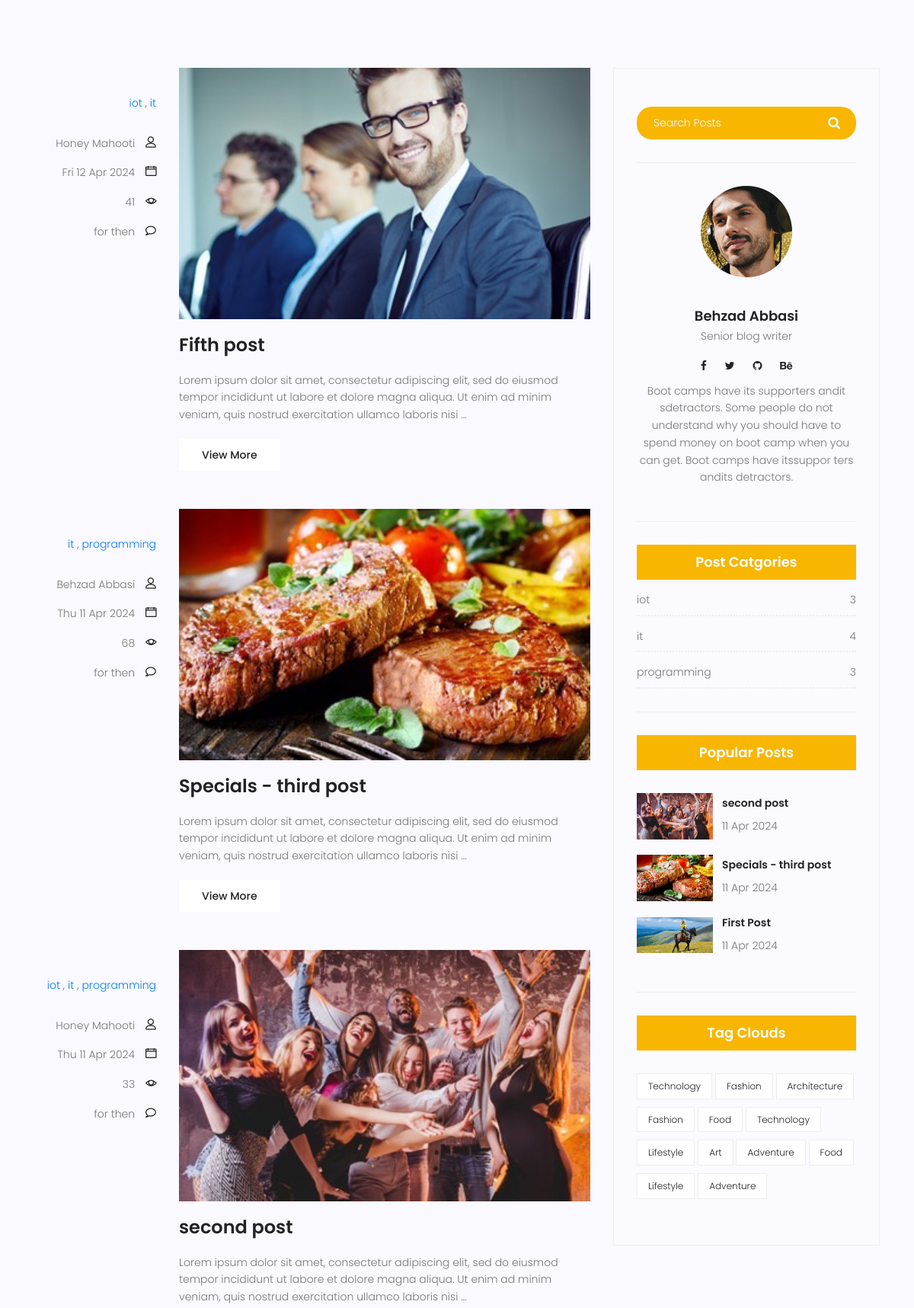
Page /blog/ (middle part) on the earlier database version.
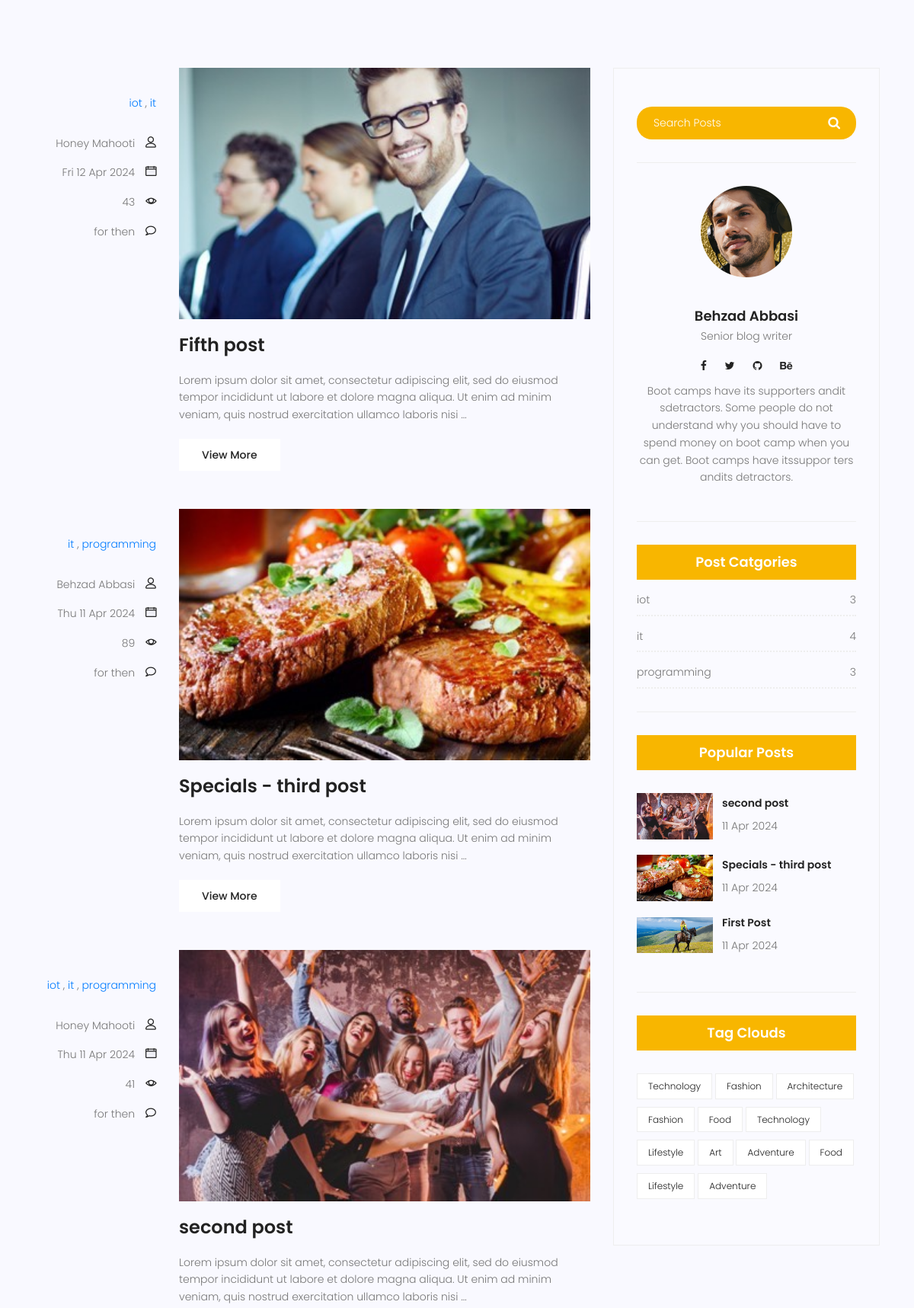
Same page on the later database version.
### blog/models.py (models this page shows, shortened)
class Category(models.Model):
    name  = models.CharField(max_length=255)
    def __str__(self):
        return self.name

class Post(models.Model):
    image = models.ImageField(upload_to='blog/', default='blog/default.jpg')
    author = models.ForeignKey(User, on_delete=models.SET_NULL, null=True)
    title = models.CharField(max_length=255)
    content = models.TextField()
    category= models.ManyToManyField(Category)
    counted_view=models.IntegerField(default=0) #(default = 0)
    status=models.BooleanField(default=False)
    published_date = models.DateTimeField(null=True)
    created_date = models.DateTimeField(auto_now_add=True)
    updated_date = models.DateTimeField(auto_now=True)
    class Meta:
        ordering=['-created_date']
        verbose_name='پست'
        verbose_name_plural='پست ها'

### blog/views.py (the view)
# urls.py: path('',blog_view, name='index'),
def blog_view(request, cat_name=None, author_username=None):
    current_time = timezone.now()
    posts = Post.objects.filter(status =1 ,published_date__lte=current_time)
    if cat_name:
        posts = posts.filter(category__name = cat_name)
    if author_username:
        posts = posts.filter(author__username = author_username)
    posts = Paginator(posts,3)
    try:
        page_number=request.GET.get('page')
        posts = posts.page(page_number)
    except EmptyPage:
        posts= posts.get_page(1)
    except PageNotAnInteger:
        posts = posts.get_page(1)
    context = {'posts': posts}
    return render (request, 'blog/blog-home.html',context)

### blog/templatetags/blog_tags.py (called while the page is built)
@register.inclusion_tag('blog/blog-popular-posts.html')
def latestposts(arg=3):
    posts= Post.objects.filter(status =1).order_by('published_date')[:arg]
    return {'posts':posts}

@register.inclusion_tag('blog/blog-post-categories.html')
def postcategories():
    posts= Post.objects.filter(status =1)
    categories = Category.objects.all()
    cat_dict = {}
    for name in categories:
        cat_dict[name] = posts.filter(category =name).count()
    return {'categories':cat_dict}

### templates/blog/blog-home.html (shortened to what this page needs)
{% extends 'base.html' %}
{% load static %}
{% load blog_tags %}
{% block content %}
<section class="top-category-widget-area pt-90 pb-90 ">
</section>
<section class="post-content-area">
	<div class="container">
		<div class="row">
			<div class="col-lg-8 posts-list">
				{% for post in posts %}
				<div class="single-post row">
					<div class="col-lg-3  col-md-3 meta-details">
						<ul class="tags">
							{% for cat in post.category.all%}
							<a href="{% url 'blog:category' cat_name=cat.name %}"> {{cat.name}} </a>
							{% if not forloop.last %},
							{%endif%}
							{% endfor %}
						</ul>
						<div class="user-details row">
							<p class="user-name col-lg-12 col-md-12 col-6"><a
									href="{%url 'blog:author' author_username=post.author.username%}">{{post.author.get_full_name}}</a>
								<span class="lnr lnr-user"></span>
							</p>
							<p class="date col-lg-12 col-md-12 col-6"><a href="#">{{post.published_date | date:"D d M Y"}}</a> <span class="lnr lnr-calendar-full"></span></p>
							<p class="view col-lg-12 col-md-12 col-6"><a href="#">{{post.counted_view}}</a> <span
									class="lnr lnr-eye"></span></p>
							<p class="comments col-lg-12 col-md-12 col-6"><a href="#"> for then </a> <span
									class="lnr lnr-bubble"></span></p>
						</div>
					</div>
					<div class="col-lg-9 col-md-9 ">
						<div class="feature-img">
							<img class="img-fluid" src="{{post.image.url}}" alt="">
						</div>
						<a class="posts-title" href="{% url 'blog:single' pid=post.id %}">
							<h3>{{post.title}}</h3>
						</a>
						<p class="excert">
							{{post.content|truncatewords:30}}
						</p>
						<a href="/blog/{{post.id}}" class="primary-btn">View More</a>
					</div>
				</div>
				{% endfor %}
			</div>
			<div class="col-lg-4 sidebar-widgets">
				<div class="widget-wrap">
					{% include 'blog/blog-search.html' %}
					{% include 'blog/blog-writer.html' %}
					{% postcategories %}
					{% latestposts %}
					{% include 'blog/blog-tags.html' %}
				</div>
			</div>
		</div>
	</div>
</section>
{% endblock %}

### templates/base.html (shortened to what this page needs)
{% load static %}
<!DOCTYPE html>
<html lang="zxx" class="no-js">
<head>
    <link rel="stylesheet" href="{% static 'css/linearicons.css' %}">
    <link rel="stylesheet" href="{% static 'css/font-awesome.min.css' %}">
    <link rel="stylesheet" href="{% static 'css/bootstrap.css' %}">
    <link rel="stylesheet" href="{% static 'css/magnific-popup.css' %}">
    <link rel="stylesheet" href="{% static 'css/jquery-ui.css' %}">
    <link rel="stylesheet" href="{% static 'css/nice-select.css' %}">
    <link rel="stylesheet" href="{% static 'css/animate.min.css' %}">
    <link rel="stylesheet" href="{% static 'css/owl.carousel.css' %}">
    <link rel="stylesheet" href="{% static 'css/main.css' %}">
</head>
<body>
    {% block content %}
    {% endblock %}
</body>
</html>

### templates/blog/blog-search.html
{% load static %}
<div class="single-sidebar-widget search-widget">
    <form class="search-form" action="{% url 'blog:search' %}" method="get">
        <input placeholder="Search Posts" name="s" type="text" onfocus="this.placeholder = ''"
            onblur="this.placeholder = 'Search Posts'">
        <button type="submit"><i class="fa fa-search"></i></button>
    </form>
</div>

### templates/blog/blog-writer.html
{% load static %}
<div class="single-sidebar-widget user-info-widget">
    <img src="{%static 'img/blog/user-info.png' %}" alt="">
    <a href="#">
        <h4>Behzad Abbasi</h4>
    </a>
    <p>
        Senior blog writer
    </p>
    <ul class="social-links">
        <li><a href="#"><i class="fa fa-facebook"></i></a></li>
        <li><a href="#"><i class="fa fa-twitter"></i></a></li>
        <li><a href="#"><i class="fa fa-github"></i></a></li>
        <li><a href="#"><i class="fa fa-behance"></i></a></li>
    </ul>
    <p>
        Boot camps have its supporters andit sdetractors. Some people do not understand why you
        should have to spend money on boot camp when you can get. Boot camps have itssuppor ters
        andits detractors.
    </p>
</div>

### templates/blog/blog-post-categories.html
{% load static %}
{% load blog_tags %}
<div class="single-sidebar-widget post-category-widget">
    <h4 class="category-title">Post Catgories</h4>
    <ul class="cat-list">
        {% for name,count in categories.items %}
        <li>
            <a href="{% url 'blog:category' cat_name=name %}" class="d-flex justify-content-between">
                <p>{{name}}</p>
                <p>{{count}}</p>
            </a>
        </li>
        {% endfor %}
    </ul>
</div>

### templates/blog/blog-popular-posts.html
{% load static %}
<div class="single-sidebar-widget popular-post-widget">
    <h4 class="popular-title">Popular Posts</h4>
    <div class="popular-post-list">
        {% for post in posts %}
        <div class="single-post-list d-flex flex-row align-items-center">
            <div class="thumb">
                <img class="img-fluid" src="{{ post.image.url }}" alt="">
            </div>
            <div class="details">
                <a href="{% url 'blog:single' pid=post.id %}">
                    <h6>{{post.title}}</h6>
                </a>
                <p>{{ post.published_date|date:"d M Y"}}</p>
            </div>
        </div>
        {% endfor %}
    </div>
</div>

### templates/blog/blog-tags.html
{% load static %}
<div class="single-sidebar-widget tag-cloud-widget">
    <h4 class="tagcloud-title">Tag Clouds</h4>
    <ul>
        <li><a href="#">Technology</a></li>
        <li><a href="#">Fashion</a></li>
        <li><a href="#">Architecture</a></li>
        <li><a href="#">Fashion</a></li>
        <li><a href="#">Food</a></li>
        <li><a href="#">Technology</a></li>
        <li><a href="#">Lifestyle</a></li>
        <li><a href="#">Art</a></li>
        <li><a href="#">Adventure</a></li>
        <li><a href="#">Food</a></li>
        <li><a href="#">Lifestyle</a></li>
        <li><a href="#">Adventure</a></li>
    </ul>
</div>

Differences in the rows shown:
changed Post "Fifth post": counted_view "41" → "43"
changed Post "Specials - third post": counted_view "68" → "89"
changed Post "second post": counted_view "33" → "41"
